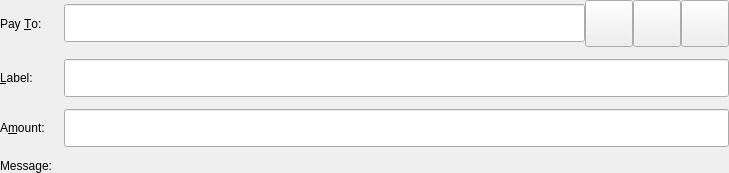
<?xml version="1.0" encoding="UTF-8"?>
<ui version="4.0">
 <class>SendCoinsEntry</class>
 <widget class="QStackedWidget" name="SendCoinsEntry">
  <property name="geometry">
   <rect>
    <x>0</x>
    <y>0</y>
    <width>729</width>
    <height>156</height>
   </rect>
  </property>
  <property name="focusPolicy">
   <enum>Qt::TabFocus</enum>
  </property>
  <property name="autoFillBackground">
   <bool>false</bool>
  </property>
  <widget class="QFrame" name="SendCoins">
   <property name="toolTip">
    <string>This is a normal payment.</string>
   </property>
      <property name="lineWidth">
        <number>0</number>
   </property>
   <layout class="QGridLayout" name="gridLayout">
        <property name="leftMargin">
          <number>0</number>
        </property>
        <property name="topMargin">
          <number>0</number>
        </property>
        <property name="rightMargin">
          <number>0</number>
        </property>
        <property name="bottomMargin">
          <number>0</number>
        </property>
    <property name="spacing">
     <number>12</number>
    </property>
    <item row="0" column="0">
     <widget class="QLabel" name="payToLabel">
      <property name="text">
       <string>Pay &amp;To:</string>
      </property>
      <property name="buddy">
       <cstring>payTo</cstring>
      </property>
     </widget>
    </item>
    <item row="0" column="1">
     <layout class="QHBoxLayout" name="payToLayout">
      <property name="spacing">
       <number>0</number>
      </property>
      <item>
       <widget class="QValidatedLineEdit" name="payTo">
                <property name="minimumSize">
                  <size>
                    <width>0</width>
                    <height>38</height>
                  </size>
                </property>
        <property name="toolTip">
         <string>The EstateQuery address to send the payment to</string>
         </property>
                <property name="placeholderText">
                  <string/>
        </property>
       </widget>
      </item>
      <item>
       <widget class="QToolButton" name="addressBookButton">
        <property name="toolTip">
         <string>Choose previously used address</string>
        </property>
        <property name="text">
         <string/>
        </property>
        <property name="icon">
         <iconset resource="../estatequery.qrc">
          <normaloff>:/icons/address-book</normaloff>:/icons/address-book</iconset>
          </property>
                <property name="iconSize">
                  <size>
                    <width>40</width>
                    <height>40</height>
                  </size>
        </property>
        <property name="shortcut">
         <string>Alt+A</string>
        </property>
       </widget>
      </item>
      <item>
       <widget class="QToolButton" name="pasteButton">
        <property name="toolTip">
         <string>Paste address from clipboard</string>
        </property>
        <property name="text">
         <string/>
        </property>
        <property name="icon">
         <iconset resource="../estatequery.qrc">
          <normaloff>:/icons/editpaste</normaloff>:/icons/editpaste</iconset>
          </property>
                <property name="iconSize">
                  <size>
                    <width>40</width>
                    <height>40</height>
                  </size>
        </property>
        <property name="shortcut">
         <string>Alt+P</string>
        </property>
       </widget>
      </item>
      <item>
       <widget class="QToolButton" name="deleteButton">
        <property name="toolTip">
         <string>Remove this entry</string>
        </property>
        <property name="text">
         <string/>
        </property>
        <property name="icon">
         <iconset resource="../estatequery.qrc">
          <normaloff>:/icons/remove</normaloff>:/icons/remove</iconset>
          </property>
                <property name="iconSize">
                  <size>
                    <width>40</width>
                    <height>40</height>
                  </size>
        </property>
       </widget>
      </item>
     </layout>
    </item>
    <item row="1" column="0">
     <widget class="QLabel" name="labelLabel">
      <property name="text">
       <string>&amp;Label:</string>
      </property>
      <property name="buddy">
       <cstring>addAsLabel</cstring>
      </property>
     </widget>
    </item>
    <item row="1" column="1">
     <widget class="QLineEdit" name="addAsLabel">
            <property name="minimumSize">
              <size>
                <width>0</width>
                <height>38</height>
              </size>
            </property>
      <property name="toolTip">
       <string>Enter a label for this address to add it to the list of used addresses</string>
      </property>
     </widget>
    </item>
    <item row="2" column="0">
     <widget class="QLabel" name="amountLabel">
      <property name="text">
       <string>A&amp;mount:</string>
      </property>
      <property name="buddy">
       <cstring>payAmount</cstring>
      </property>
     </widget>
    </item>
    <item row="2" column="1">
     <widget class="BitcoinAmountField" name="payAmount">
     <property name="minimumSize">
              <size>
                <width>0</width>
                <height>38</height>
              </size>
            </property>
          </widget>
    </item>
    <item row="3" column="0">
     <widget class="QLabel" name="messageLabel">
      <property name="text">
       <string>Message:</string>
      </property>
      <property name="alignment">
       <set>Qt::AlignRight|Qt::AlignTrailing|Qt::AlignVCenter</set>
      </property>
     </widget>
    </item>
    <item row="3" column="1">
     <widget class="QLabel" name="messageTextLabel">
      <property name="toolTip">
       <string>A message that was attached to the ESTATEQUERY: URI which will be stored with the transaction for your reference. Note: This message will not be sent over the EstateQuery network.</string>
      </property>
      <property name="textFormat">
       <enum>Qt::PlainText</enum>
      </property>
     </widget>
    </item>
   </layout>
  </widget>
  <widget class="QFrame" name="SendCoins_InsecurePaymentRequest">
   <property name="palette">
    <palette>
     <active>
      <colorrole role="WindowText">
       <brush brushstyle="SolidPattern">
        <color alpha="255">
         <red>0</red>
         <green>0</green>
         <blue>0</blue>
        </color>
       </brush>
      </colorrole>
      <colorrole role="Button">
       <brush brushstyle="SolidPattern">
        <color alpha="255">
         <red>255</red>
         <green>255</green>
         <blue>127</blue>
        </color>
       </brush>
      </colorrole>
      <colorrole role="Light">
       <brush brushstyle="SolidPattern">
        <color alpha="255">
         <red>255</red>
         <green>255</green>
         <blue>255</blue>
        </color>
       </brush>
      </colorrole>
      <colorrole role="Midlight">
       <brush brushstyle="SolidPattern">
        <color alpha="255">
         <red>255</red>
         <green>255</green>
         <blue>191</blue>
        </color>
       </brush>
      </colorrole>
      <colorrole role="Dark">
       <brush brushstyle="SolidPattern">
        <color alpha="255">
         <red>127</red>
         <green>127</green>
         <blue>63</blue>
        </color>
       </brush>
      </colorrole>
      <colorrole role="Mid">
       <brush brushstyle="SolidPattern">
        <color alpha="255">
         <red>170</red>
         <green>170</green>
         <blue>84</blue>
        </color>
       </brush>
      </colorrole>
      <colorrole role="Text">
       <brush brushstyle="SolidPattern">
        <color alpha="255">
         <red>0</red>
         <green>0</green>
         <blue>0</blue>
        </color>
       </brush>
      </colorrole>
      <colorrole role="BrightText">
       <brush brushstyle="SolidPattern">
        <color alpha="255">
         <red>255</red>
         <green>255</green>
         <blue>255</blue>
        </color>
       </brush>
      </colorrole>
      <colorrole role="ButtonText">
       <brush brushstyle="SolidPattern">
        <color alpha="255">
         <red>0</red>
         <green>0</green>
         <blue>0</blue>
        </color>
       </brush>
      </colorrole>
      <colorrole role="Base">
       <brush brushstyle="SolidPattern">
        <color alpha="255">
         <red>255</red>
         <green>255</green>
         <blue>255</blue>
        </color>
       </brush>
      </colorrole>
      <colorrole role="Window">
       <brush brushstyle="SolidPattern">
        <color alpha="255">
         <red>255</red>
         <green>255</green>
         <blue>127</blue>
        </color>
       </brush>
      </colorrole>
      <colorrole role="Shadow">
       <brush brushstyle="SolidPattern">
        <color alpha="255">
         <red>0</red>
         <green>0</green>
         <blue>0</blue>
        </color>
       </brush>
      </colorrole>
      <colorrole role="AlternateBase">
       <brush brushstyle="SolidPattern">
        <color alpha="255">
         <red>255</red>
         <green>255</green>
         <blue>191</blue>
        </color>
       </brush>
      </colorrole>
      <colorrole role="ToolTipBase">
       <brush brushstyle="SolidPattern">
        <color alpha="255">
         <red>255</red>
         <green>255</green>
         <blue>220</blue>
        </color>
       </brush>
      </colorrole>
      <colorrole role="ToolTipText">
       <brush brushstyle="SolidPattern">
        <color alpha="255">
         <red>0</red>
         <green>0</green>
         <blue>0</blue>
        </color>
       </brush>
      </colorrole>
     </active>
     <inactive>
      <colorrole role="WindowText">
       <brush brushstyle="SolidPattern">
        <color alpha="255">
         <red>0</red>
         <green>0</green>
         <blue>0</blue>
        </color>
       </brush>
      </colorrole>
      <colorrole role="Button">
       <brush brushstyle="SolidPattern">
        <color alpha="255">
         <red>255</red>
         <green>255</green>
         <blue>127</blue>
        </color>
       </brush>
      </colorrole>
      <colorrole role="Light">
       <brush brushstyle="SolidPattern">
        <color alpha="255">
         <red>255</red>
         <green>255</green>
         <blue>255</blue>
        </color>
       </brush>
      </colorrole>
      <colorrole role="Midlight">
       <brush brushstyle="SolidPattern">
        <color alpha="255">
         <red>255</red>
         <green>255</green>
         <blue>191</blue>
        </color>
       </brush>
      </colorrole>
      <colorrole role="Dark">
       <brush brushstyle="SolidPattern">
        <color alpha="255">
         <red>127</red>
         <green>127</green>
         <blue>63</blue>
        </color>
       </brush>
      </colorrole>
      <colorrole role="Mid">
       <brush brushstyle="SolidPattern">
        <color alpha="255">
         <red>170</red>
         <green>170</green>
         <blue>84</blue>
        </color>
       </brush>
      </colorrole>
      <colorrole role="Text">
       <brush brushstyle="SolidPattern">
        <color alpha="255">
         <red>0</red>
         <green>0</green>
         <blue>0</blue>
        </color>
       </brush>
      </colorrole>
      <colorrole role="BrightText">
       <brush brushstyle="SolidPattern">
        <color alpha="255">
         <red>255</red>
         <green>255</green>
         <blue>255</blue>
        </color>
       </brush>
      </colorrole>
      <colorrole role="ButtonText">
       <brush brushstyle="SolidPattern">
        <color alpha="255">
         <red>0</red>
         <green>0</green>
         <blue>0</blue>
        </color>
       </brush>
      </colorrole>
      <colorrole role="Base">
       <brush brushstyle="SolidPattern">
        <color alpha="255">
         <red>255</red>
         <green>255</green>
         <blue>255</blue>
        </color>
       </brush>
      </colorrole>
      <colorrole role="Window">
       <brush brushstyle="SolidPattern">
        <color alpha="255">
         <red>255</red>
         <green>255</green>
         <blue>127</blue>
        </color>
       </brush>
      </colorrole>
      <colorrole role="Shadow">
       <brush brushstyle="SolidPattern">
        <color alpha="255">
         <red>0</red>
         <green>0</green>
         <blue>0</blue>
        </color>
       </brush>
      </colorrole>
      <colorrole role="AlternateBase">
       <brush brushstyle="SolidPattern">
        <color alpha="255">
         <red>255</red>
         <green>255</green>
         <blue>191</blue>
        </color>
       </brush>
      </colorrole>
      <colorrole role="ToolTipBase">
       <brush brushstyle="SolidPattern">
        <color alpha="255">
         <red>255</red>
         <green>255</green>
         <blue>220</blue>
        </color>
       </brush>
      </colorrole>
      <colorrole role="ToolTipText">
       <brush brushstyle="SolidPattern">
        <color alpha="255">
         <red>0</red>
         <green>0</green>
         <blue>0</blue>
        </color>
       </brush>
      </colorrole>
     </inactive>
     <disabled>
      <colorrole role="WindowText">
       <brush brushstyle="SolidPattern">
        <color alpha="255">
         <red>127</red>
         <green>127</green>
         <blue>63</blue>
        </color>
       </brush>
      </colorrole>
      <colorrole role="Button">
       <brush brushstyle="SolidPattern">
        <color alpha="255">
         <red>255</red>
         <green>255</green>
         <blue>127</blue>
        </color>
       </brush>
      </colorrole>
      <colorrole role="Light">
       <brush brushstyle="SolidPattern">
        <color alpha="255">
         <red>255</red>
         <green>255</green>
         <blue>255</blue>
        </color>
       </brush>
      </colorrole>
      <colorrole role="Midlight">
       <brush brushstyle="SolidPattern">
        <color alpha="255">
         <red>255</red>
         <green>255</green>
         <blue>191</blue>
        </color>
       </brush>
      </colorrole>
      <colorrole role="Dark">
       <brush brushstyle="SolidPattern">
        <color alpha="255">
         <red>127</red>
         <green>127</green>
         <blue>63</blue>
        </color>
       </brush>
      </colorrole>
      <colorrole role="Mid">
       <brush brushstyle="SolidPattern">
        <color alpha="255">
         <red>170</red>
         <green>170</green>
         <blue>84</blue>
        </color>
       </brush>
      </colorrole>
      <colorrole role="Text">
       <brush brushstyle="SolidPattern">
        <color alpha="255">
         <red>127</red>
         <green>127</green>
         <blue>63</blue>
        </color>
       </brush>
      </colorrole>
      <colorrole role="BrightText">
       <brush brushstyle="SolidPattern">
        <color alpha="255">
         <red>255</red>
         <green>255</green>
         <blue>255</blue>
        </color>
       </brush>
      </colorrole>
      <colorrole role="ButtonText">
       <brush brushstyle="SolidPattern">
        <color alpha="255">
         <red>127</red>
         <green>127</green>
         <blue>63</blue>
        </color>
       </brush>
      </colorrole>
      <colorrole role="Base">
       <brush brushstyle="SolidPattern">
        <color alpha="255">
         <red>255</red>
         <green>255</green>
         <blue>127</blue>
        </color>
       </brush>
      </colorrole>
      <colorrole role="Window">
       <brush brushstyle="SolidPattern">
        <color alpha="255">
         <red>255</red>
         <green>255</green>
         <blue>127</blue>
        </color>
       </brush>
      </colorrole>
      <colorrole role="Shadow">
       <brush brushstyle="SolidPattern">
        <color alpha="255">
         <red>0</red>
         <green>0</green>
         <blue>0</blue>
        </color>
       </brush>
      </colorrole>
      <colorrole role="AlternateBase">
       <brush brushstyle="SolidPattern">
        <color alpha="255">
         <red>255</red>
         <green>255</green>
         <blue>127</blue>
        </color>
       </brush>
      </colorrole>
      <colorrole role="ToolTipBase">
       <brush brushstyle="SolidPattern">
        <color alpha="255">
         <red>255</red>
         <green>255</green>
         <blue>220</blue>
        </color>
       </brush>
      </colorrole>
      <colorrole role="ToolTipText">
       <brush brushstyle="SolidPattern">
        <color alpha="255">
         <red>0</red>
         <green>0</green>
         <blue>0</blue>
        </color>
       </brush>
      </colorrole>
     </disabled>
    </palette>
   </property>
   <property name="toolTip">
    <string>This is an unverified payment request.</string>
   </property>
   <property name="autoFillBackground">
    <bool>true</bool>
   </property>
   <property name="frameShape">
    <enum>QFrame::StyledPanel</enum>
   </property>
   <property name="frameShadow">
    <enum>QFrame::Sunken</enum>
   </property>
   <layout class="QGridLayout" name="gridLayout_is">
    <property name="spacing">
     <number>12</number>
    </property>
    <item row="0" column="0">
     <widget class="QLabel" name="payToLabel_is">
      <property name="text">
       <string>Pay To:</string>
      </property>
     </widget>
    </item>
    <item row="0" column="1">
     <layout class="QHBoxLayout" name="payToLayout_is">
      <property name="spacing">
       <number>0</number>
      </property>
      <item>
       <widget class="QLabel" name="payTo_is"/>
      </item>
      <item>
       <widget class="QToolButton" name="deleteButton_is">
        <property name="toolTip">
         <string>Remove this entry</string>
        </property>
        <property name="text">
         <string/>
        </property>
        <property name="icon">
         <iconset resource="../estatequery.qrc">
          <normaloff>:/icons/remove</normaloff>:/icons/remove</iconset>
          </property>
                <property name="iconSize">
                  <size>
                    <width>40</width>
                    <height>40</height>
                  </size>
        </property>
       </widget>
      </item>
     </layout>
    </item>
    <item row="1" column="0">
     <widget class="QLabel" name="memoLabel_is">
      <property name="text">
       <string>Memo:</string>
      </property>
     </widget>
    </item>
    <item row="1" column="1">
     <widget class="QLabel" name="memoTextLabel_is">
      <property name="textFormat">
       <enum>Qt::PlainText</enum>
      </property>
     </widget>
    </item>
    <item row="2" column="0">
     <widget class="QLabel" name="amountLabel_is">
      <property name="text">
       <string>A&amp;mount:</string>
      </property>
      <property name="buddy">
       <cstring>payAmount_is</cstring>
      </property>
     </widget>
    </item>
    <item row="2" column="1">
     <widget class="BitcoinAmountField" name="payAmount_is">
      <property name="acceptDrops">
       <bool>false</bool>
      </property>
     </widget>
    </item>
   </layout>
  </widget>
  <widget class="QFrame" name="SendCoins_SecurePaymentRequest">
   <property name="palette">
    <palette>
     <active>
      <colorrole role="WindowText">
       <brush brushstyle="SolidPattern">
        <color alpha="255">
         <red>0</red>
         <green>0</green>
         <blue>0</blue>
        </color>
       </brush>
      </colorrole>
      <colorrole role="Button">
       <brush brushstyle="SolidPattern">
        <color alpha="255">
         <red>140</red>
         <green>232</green>
         <blue>119</blue>
        </color>
       </brush>
      </colorrole>
      <colorrole role="Light">
       <brush brushstyle="SolidPattern">
        <color alpha="255">
         <red>230</red>
         <green>255</green>
         <blue>224</blue>
        </color>
       </brush>
      </colorrole>
      <colorrole role="Midlight">
       <brush brushstyle="SolidPattern">
        <color alpha="255">
         <red>185</red>
         <green>243</green>
         <blue>171</blue>
        </color>
       </brush>
      </colorrole>
      <colorrole role="Dark">
       <brush brushstyle="SolidPattern">
        <color alpha="255">
         <red>70</red>
         <green>116</green>
         <blue>59</blue>
        </color>
       </brush>
      </colorrole>
      <colorrole role="Mid">
       <brush brushstyle="SolidPattern">
        <color alpha="255">
         <red>93</red>
         <green>155</green>
         <blue>79</blue>
        </color>
       </brush>
      </colorrole>
      <colorrole role="Text">
       <brush brushstyle="SolidPattern">
        <color alpha="255">
         <red>0</red>
         <green>0</green>
         <blue>0</blue>
        </color>
       </brush>
      </colorrole>
      <colorrole role="BrightText">
       <brush brushstyle="SolidPattern">
        <color alpha="255">
         <red>155</red>
         <green>255</green>
         <blue>147</blue>
        </color>
       </brush>
      </colorrole>
      <colorrole role="ButtonText">
       <brush brushstyle="SolidPattern">
        <color alpha="255">
         <red>0</red>
         <green>0</green>
         <blue>0</blue>
        </color>
       </brush>
      </colorrole>
      <colorrole role="Base">
       <brush brushstyle="SolidPattern">
        <color alpha="255">
         <red>119</red>
         <green>255</green>
         <blue>233</blue>
        </color>
       </brush>
      </colorrole>
      <colorrole role="Window">
       <brush brushstyle="SolidPattern">
        <color alpha="255">
         <red>140</red>
         <green>232</green>
         <blue>119</blue>
        </color>
       </brush>
      </colorrole>
      <colorrole role="Shadow">
       <brush brushstyle="SolidPattern">
        <color alpha="255">
         <red>0</red>
         <green>0</green>
         <blue>0</blue>
        </color>
       </brush>
      </colorrole>
      <colorrole role="AlternateBase">
       <brush brushstyle="SolidPattern">
        <color alpha="255">
         <red>197</red>
         <green>243</green>
         <blue>187</blue>
        </color>
       </brush>
      </colorrole>
      <colorrole role="NoRole">
       <brush brushstyle="SolidPattern">
        <color alpha="255">
         <red>125</red>
         <green>194</green>
         <blue>122</blue>
        </color>
       </brush>
      </colorrole>
      <colorrole role="ToolTipBase">
       <brush brushstyle="SolidPattern">
        <color alpha="255">
         <red>255</red>
         <green>255</green>
         <blue>220</blue>
        </color>
       </brush>
      </colorrole>
      <colorrole role="ToolTipText">
       <brush brushstyle="SolidPattern">
        <color alpha="255">
         <red>0</red>
         <green>0</green>
         <blue>0</blue>
        </color>
       </brush>
      </colorrole>
     </active>
     <inactive>
      <colorrole role="WindowText">
       <brush brushstyle="SolidPattern">
        <color alpha="255">
         <red>0</red>
         <green>0</green>
         <blue>0</blue>
        </color>
       </brush>
      </colorrole>
      <colorrole role="Button">
       <brush brushstyle="SolidPattern">
        <color alpha="255">
         <red>140</red>
         <green>232</green>
         <blue>119</blue>
        </color>
       </brush>
      </colorrole>
      <colorrole role="Light">
       <brush brushstyle="SolidPattern">
        <color alpha="255">
         <red>230</red>
         <green>255</green>
         <blue>224</blue>
        </color>
       </brush>
      </colorrole>
      <colorrole role="Midlight">
       <brush brushstyle="SolidPattern">
        <color alpha="255">
         <red>185</red>
         <green>243</green>
         <blue>171</blue>
        </color>
       </brush>
      </colorrole>
      <colorrole role="Dark">
       <brush brushstyle="SolidPattern">
        <color alpha="255">
         <red>70</red>
         <green>116</green>
         <blue>59</blue>
        </color>
       </brush>
      </colorrole>
      <colorrole role="Mid">
       <brush brushstyle="SolidPattern">
        <color alpha="255">
         <red>93</red>
         <green>155</green>
         <blue>79</blue>
        </color>
       </brush>
      </colorrole>
      <colorrole role="Text">
       <brush brushstyle="SolidPattern">
        <color alpha="255">
         <red>0</red>
         <green>0</green>
         <blue>0</blue>
        </color>
       </brush>
      </colorrole>
      <colorrole role="BrightText">
       <brush brushstyle="SolidPattern">
        <color alpha="255">
         <red>155</red>
         <green>255</green>
         <blue>147</blue>
        </color>
       </brush>
      </colorrole>
      <colorrole role="ButtonText">
       <brush brushstyle="SolidPattern">
        <color alpha="255">
         <red>0</red>
         <green>0</green>
         <blue>0</blue>
        </color>
       </brush>
      </colorrole>
      <colorrole role="Base">
       <brush brushstyle="SolidPattern">
        <color alpha="255">
         <red>119</red>
         <green>255</green>
         <blue>233</blue>
        </color>
       </brush>
      </colorrole>
      <colorrole role="Window">
       <brush brushstyle="SolidPattern">
        <color alpha="255">
         <red>140</red>
         <green>232</green>
         <blue>119</blue>
        </color>
       </brush>
      </colorrole>
      <colorrole role="Shadow">
       <brush brushstyle="SolidPattern">
        <color alpha="255">
         <red>0</red>
         <green>0</green>
         <blue>0</blue>
        </color>
       </brush>
      </colorrole>
      <colorrole role="AlternateBase">
       <brush brushstyle="SolidPattern">
        <color alpha="255">
         <red>197</red>
         <green>243</green>
         <blue>187</blue>
        </color>
       </brush>
      </colorrole>
      <colorrole role="NoRole">
       <brush brushstyle="SolidPattern">
        <color alpha="255">
         <red>125</red>
         <green>194</green>
         <blue>122</blue>
        </color>
       </brush>
      </colorrole>
      <colorrole role="ToolTipBase">
       <brush brushstyle="SolidPattern">
        <color alpha="255">
         <red>255</red>
         <green>255</green>
         <blue>220</blue>
        </color>
       </brush>
      </colorrole>
      <colorrole role="ToolTipText">
       <brush brushstyle="SolidPattern">
        <color alpha="255">
         <red>0</red>
         <green>0</green>
         <blue>0</blue>
        </color>
       </brush>
      </colorrole>
     </inactive>
     <disabled>
      <colorrole role="WindowText">
       <brush brushstyle="SolidPattern">
        <color alpha="255">
         <red>70</red>
         <green>116</green>
         <blue>59</blue>
        </color>
       </brush>
      </colorrole>
      <colorrole role="Button">
       <brush brushstyle="SolidPattern">
        <color alpha="255">
         <red>140</red>
         <green>232</green>
         <blue>119</blue>
        </color>
       </brush>
      </colorrole>
      <colorrole role="Light">
       <brush brushstyle="SolidPattern">
        <color alpha="255">
         <red>230</red>
         <green>255</green>
         <blue>224</blue>
        </color>
       </brush>
      </colorrole>
      <colorrole role="Midlight">
       <brush brushstyle="SolidPattern">
        <color alpha="255">
         <red>185</red>
         <green>243</green>
         <blue>171</blue>
        </color>
       </brush>
      </colorrole>
      <colorrole role="Dark">
       <brush brushstyle="SolidPattern">
        <color alpha="255">
         <red>70</red>
         <green>116</green>
         <blue>59</blue>
        </color>
       </brush>
      </colorrole>
      <colorrole role="Mid">
       <brush brushstyle="SolidPattern">
        <color alpha="255">
         <red>93</red>
         <green>155</green>
         <blue>79</blue>
        </color>
       </brush>
      </colorrole>
      <colorrole role="Text">
       <brush brushstyle="SolidPattern">
        <color alpha="255">
         <red>70</red>
         <green>116</green>
         <blue>59</blue>
        </color>
       </brush>
      </colorrole>
      <colorrole role="BrightText">
       <brush brushstyle="SolidPattern">
        <color alpha="255">
         <red>155</red>
         <green>255</green>
         <blue>147</blue>
        </color>
       </brush>
      </colorrole>
      <colorrole role="ButtonText">
       <brush brushstyle="SolidPattern">
        <color alpha="255">
         <red>70</red>
         <green>116</green>
         <blue>59</blue>
        </color>
       </brush>
      </colorrole>
      <colorrole role="Base">
       <brush brushstyle="SolidPattern">
        <color alpha="255">
         <red>140</red>
         <green>232</green>
         <blue>119</blue>
        </color>
       </brush>
      </colorrole>
      <colorrole role="Window">
       <brush brushstyle="SolidPattern">
        <color alpha="255">
         <red>140</red>
         <green>232</green>
         <blue>119</blue>
        </color>
       </brush>
      </colorrole>
      <colorrole role="Shadow">
       <brush brushstyle="SolidPattern">
        <color alpha="255">
         <red>0</red>
         <green>0</green>
         <blue>0</blue>
        </color>
       </brush>
      </colorrole>
      <colorrole role="AlternateBase">
       <brush brushstyle="SolidPattern">
        <color alpha="255">
         <red>140</red>
         <green>232</green>
         <blue>119</blue>
        </color>
       </brush>
      </colorrole>
      <colorrole role="NoRole">
       <brush brushstyle="SolidPattern">
        <color alpha="255">
         <red>125</red>
         <green>194</green>
         <blue>122</blue>
        </color>
       </brush>
      </colorrole>
      <colorrole role="ToolTipBase">
       <brush brushstyle="SolidPattern">
        <color alpha="255">
         <red>255</red>
         <green>255</green>
         <blue>220</blue>
        </color>
       </brush>
      </colorrole>
      <colorrole role="ToolTipText">
       <brush brushstyle="SolidPattern">
        <color alpha="255">
         <red>0</red>
         <green>0</green>
         <blue>0</blue>
        </color>
       </brush>
      </colorrole>
     </disabled>
    </palette>
   </property>
   <property name="toolTip">
    <string>This is a verified payment request.</string>
   </property>
   <property name="autoFillBackground">
    <bool>true</bool>
   </property>
   <property name="frameShape">
    <enum>QFrame::StyledPanel</enum>
   </property>
   <property name="frameShadow">
    <enum>QFrame::Sunken</enum>
   </property>
   <layout class="QGridLayout" name="gridLayout_s">
    <property name="spacing">
     <number>12</number>
    </property>
    <item row="0" column="0">
     <widget class="QLabel" name="payToLabel_s">
      <property name="text">
       <string>Pay To:</string>
      </property>
     </widget>
    </item>
    <item row="0" column="1">
     <layout class="QHBoxLayout" name="payToLayout_s">
      <property name="spacing">
       <number>0</number>
      </property>
      <item>
       <widget class="QLabel" name="payTo_s">
        <property name="textFormat">
         <enum>Qt::PlainText</enum>
        </property>
       </widget>
      </item>
      <item>
       <widget class="QToolButton" name="deleteButton_s">
        <property name="toolTip">
         <string>Remove this entry</string>
        </property>
        <property name="text">
         <string/>
        </property>
        <property name="icon">
         <iconset resource="../estatequery.qrc">
          <normaloff>:/icons/remove</normaloff>:/icons/remove</iconset>
          </property>
                <property name="iconSize">
                  <size>
                    <width>40</width>
                    <height>40</height>
                  </size>
        </property>
       </widget>
      </item>
     </layout>
    </item>
    <item row="1" column="0">
     <widget class="QLabel" name="memoLabel_s">
      <property name="text">
       <string>Memo:</string>
      </property>
     </widget>
    </item>
    <item row="1" column="1">
     <widget class="QLabel" name="memoTextLabel_s">
      <property name="textFormat">
       <enum>Qt::PlainText</enum>
      </property>
     </widget>
    </item>
    <item row="2" column="0">
     <widget class="QLabel" name="amountLabel_s">
      <property name="text">
       <string>A&amp;mount:</string>
      </property>
      <property name="buddy">
       <cstring>payAmount_s</cstring>
      </property>
     </widget>
    </item>
    <item row="2" column="1">
     <widget class="BitcoinAmountField" name="payAmount_s">
      <property name="acceptDrops">
       <bool>false</bool>
      </property>
     </widget>
    </item>
   </layout>
  </widget>
 </widget>
 <customwidgets>
  <customwidget>
   <class>QValidatedLineEdit</class>
   <extends>QLineEdit</extends>
   <header>qvalidatedlineedit.h</header>
  </customwidget>
  <customwidget>
   <class>BitcoinAmountField</class>
   <extends>QLineEdit</extends>
   <header>bitcoinamountfield.h</header>
      <container>1</container>
  </customwidget>
 </customwidgets>
 <tabstops>
  <tabstop>payTo</tabstop>
  <tabstop>addressBookButton</tabstop>
  <tabstop>pasteButton</tabstop>
  <tabstop>deleteButton</tabstop>
  <tabstop>addAsLabel</tabstop>
  <tabstop>payAmount</tabstop>
  <tabstop>payAmount_is</tabstop>
  <tabstop>deleteButton_is</tabstop>
  <tabstop>payAmount_s</tabstop>
  <tabstop>deleteButton_s</tabstop>
 </tabstops>
 <resources>
  <include location="../estatequery.qrc"/>
 </resources>
 <connections/>
</ui>
